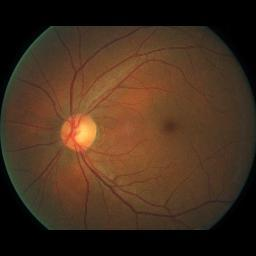
#> input picture samples/_0_1335.jpeg, 256 x 256 px; its folder holds only this picture in this run
$ python -i image_funcs.py   (imports and definitions only)   (older library calls are emulated)
#> lines starting #> are read from the running program, lines starting #| are printed output that depends on the picture; after the words box and inside, x2 and y2 are one past the last pixel; in counts of white or black regions, pixels touching at a corner belong together
#> in preprocess_img, im is the input picture: shape (256, 256, 3); mean B, G, R 29.7, 47, 69.6
import glob
import pandas as pd
import os
import numpy as np
import cv2
from multiprocessing import Pool
from scipy import misc
import itertools


# [23 lines left out: functions get_channel_means, get_mean, not called in this run]

def get_sample_matrix(images):
    return np.array([misc.imread(im) for im in images])


class ImagePreProcessor:

    def smart_crop(self, im, threshold=30):
        """
        Detects and crops around eyes in each image
        im = image as np array
        threshold = min pixel value for binary-otsu thresholding
        """
#> called with threshold = 50
        imgray = cv2.cvtColor(im, cv2.COLOR_BGR2GRAY)
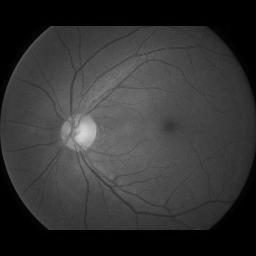
#> imgray: shape (256, 256); min 0, max 216, mean 51.8
        ret, thresh = cv2.threshold(imgray, threshold, 255, cv2.THRESH_BINARY+cv2.THRESH_OTSU)
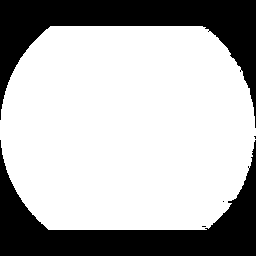
#> thresh: shape (256, 256); 70.1% white; 5 black regions (3 under 20 px)
#> ret = 37
        # thresh = cv2.adaptiveThreshold(imgray,255,cv2.ADAPTIVE_THRESH_GAUSSIAN_C, cv2.THRESH_BINARY,11,2)
        contours = cv2.findContours(thresh, cv2.RETR_TREE, cv2.CHAIN_APPROX_SIMPLE)
#> contours = 6 contours, 5 with area under 20; largest, box (x1, y1, x2, y2) and area: (0, 26, 256, 230) 45546
#> (the run stopped early here; a loop or call above may not have finished)

$ run again, on samples/_1_6901.jpeg
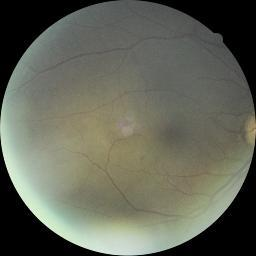
#> input picture samples/_1_6901.jpeg, 256 x 256 px
#> in preprocess_img, im is the input picture: shape (256, 256, 3); mean B, G, R 88.4, 101.3, 98.9
#> in smart_crop, `imgray = cv2.cvtColor(im, cv2.COLOR_BGR2GRAY)`:
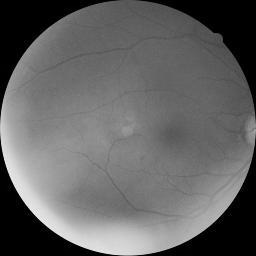
#> imgray: shape (256, 256); min 0, max 250, mean 99.1
#> in smart_crop, `ret, thresh = cv2.threshold(imgray, threshold, 255, cv2.THRESH_BINARY+..`:
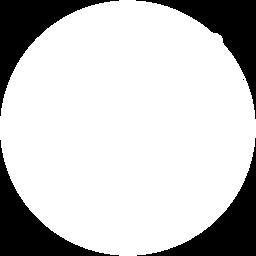
#> thresh: shape (256, 256); 78.4% white; 5 black regions (1 under 20 px)
#> ret = 63
#> contours = 2 contours, 1 with area under 20; largest, box (x1, y1, x2, y2) and area: (0, 0, 256, 256) 51024

$ run again, on samples/_2_7667.jpeg
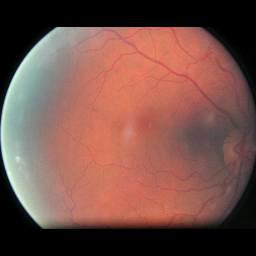
#> input picture samples/_2_7667.jpeg, 256 x 256 px
#> in preprocess_img, im is the input picture: shape (256, 256, 3); mean B, G, R 72.9, 80.9, 118.8
#> in smart_crop, `imgray = cv2.cvtColor(im, cv2.COLOR_BGR2GRAY)`:
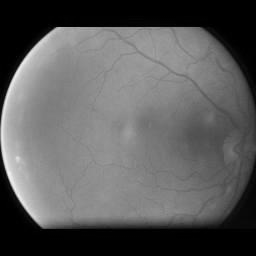
#> imgray: shape (256, 256); min 0, max 243, mean 91.3
#> in smart_crop, `ret, thresh = cv2.threshold(imgray, threshold, 255, cv2.THRESH_BINARY+..`:
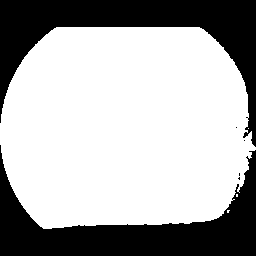
#> thresh: shape (256, 256); 67.6% white; 6 black regions (4 under 20 px)
#> ret = 69
#> contours = 9 contours, 8 with area under 20; largest, box (x1, y1, x2, y2) and area: (0, 27, 256, 229) 43888

$ run again, on samples/_3_2998.jpeg
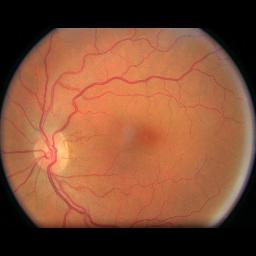
#> input picture samples/_3_2998.jpeg, 256 x 256 px
#> in preprocess_img, im is the input picture: shape (256, 256, 3); mean B, G, R 53, 78.1, 129.2
#> in smart_crop, `imgray = cv2.cvtColor(im, cv2.COLOR_BGR2GRAY)`:
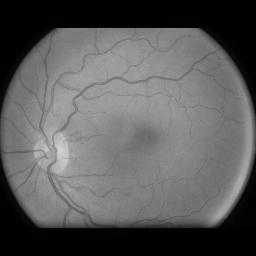
#> imgray: shape (256, 256); min 0, max 214, mean 90.5
#> in smart_crop, `ret, thresh = cv2.threshold(imgray, threshold, 255, cv2.THRESH_BINARY+..`:
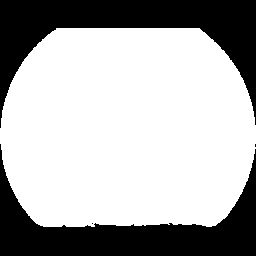
#> thresh: shape (256, 256); 68.3% white; 4 black regions (2 under 20 px)
#> ret = 67
#> contours = 2 contours, 1 with area under 20; largest, box (x1, y1, x2, y2) and area: (0, 28, 256, 227) 44369
